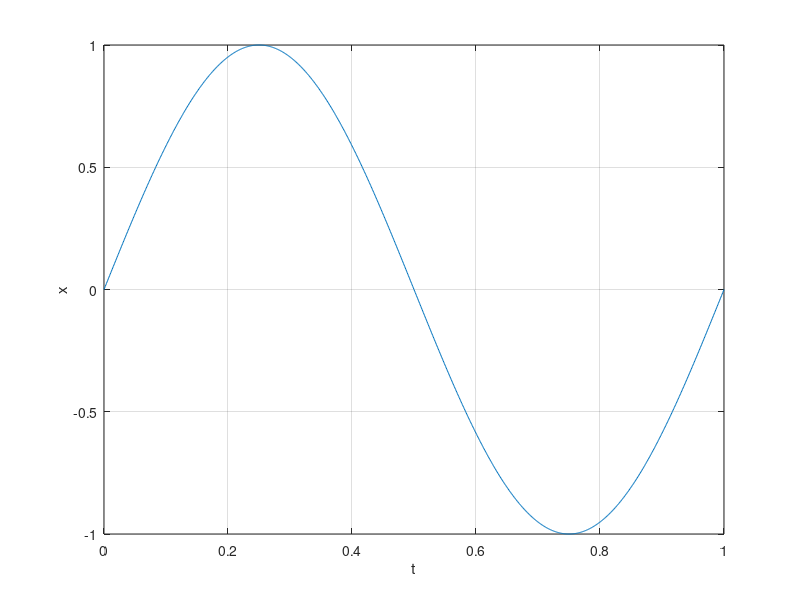

Recreate this plot in MATLAB.
p2=load('p2.mat')

figure;
plot(p2.t,p2.x)
xlabel('t') % the name of X-axis
ylabel('x') % the name of Y-axis
grid on % Add grid